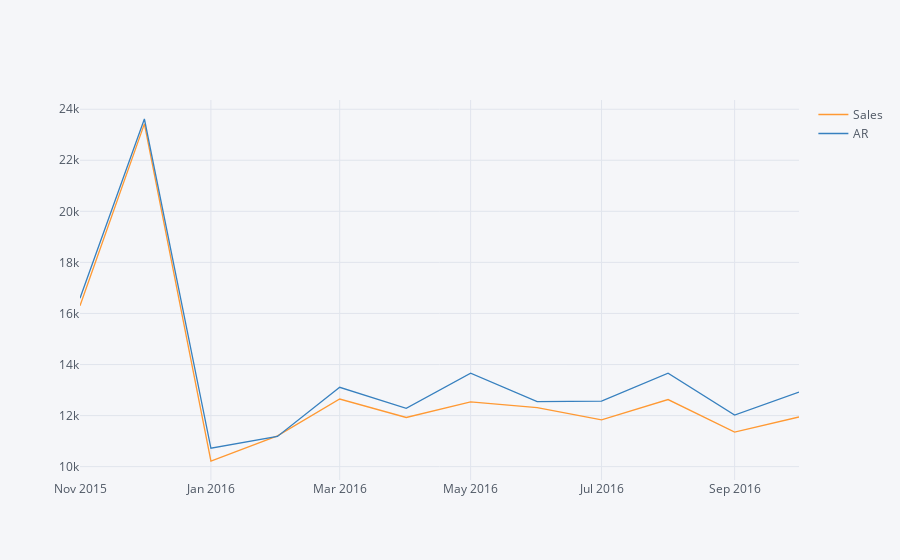

Here is the notebook cell this chart was saved with:
### Code cell
test.iplot()

### Figure 1 — Plotly figure (JSON) as saved in the notebook; plotly's stock layout.template omitted (floating-point values rounded to 4 significant figures)
{"data": [{"line": {"color": "rgba(255, 153, 51, 1.0)", "dash": "solid", "shape": "linear", "width": 1.3}, "mode": "lines", "name": "Sales", "text": "", "type": "scatter", "uid": "41b2e20d-c13e-4f77-a54b-f9dc0fbe83ac", "x": ["2015-11-01", "2015-12-01", "2016-01-01", "2016-02-01", "2016-03-01", "2016-04-01", "2016-05-01", "2016-06-01", "2016-07-01", "2016-08-01", "2016-09-01", "2016-10-01"], "y": [16301, 23425, 10221, 11208, 12648, 11925, 12536, 12308, 11836, 12628, 11355, 11945]}, {"line": {"color": "rgba(55, 128, 191, 1.0)", "dash": "solid", "shape": "linear", "width": 1.3}, "mode": "lines", "name": "AR", "text": "", "type": "scatter", "uid": "1c1e8846-e00d-4d52-9667-4582fed4218a", "x": ["2015-11-01", "2015-12-01", "2016-01-01", "2016-02-01", "2016-03-01", "2016-04-01", "2016-05-01", "2016-06-01", "2016-07-01", "2016-08-01", "2016-09-01", "2016-10-01"], "y": [16600.0, 23620.0, 10720.0, 11180.0, 13110.0, 12290.0, 13660.0, 12540.0, 12560.0, 13660.0, 12020.0, 12920.0]}], "layout": {"legend": {"bgcolor": "#F5F6F9", "font": {"color": "#4D5663"}}, "paper_bgcolor": "#F5F6F9", "plot_bgcolor": "#F5F6F9", "title": {"font": {"color": "#4D5663"}}, "xaxis": {"gridcolor": "#E1E5ED", "showgrid": true, "tickfont": {"color": "#4D5663"}, "title": {"font": {"color": "#4D5663"}, "text": ""}, "zerolinecolor": "#E1E5ED"}, "yaxis": {"gridcolor": "#E1E5ED", "showgrid": true, "tickfont": {"color": "#4D5663"}, "title": {"font": {"color": "#4D5663"}, "text": ""}, "zerolinecolor": "#E1E5ED"}}}
